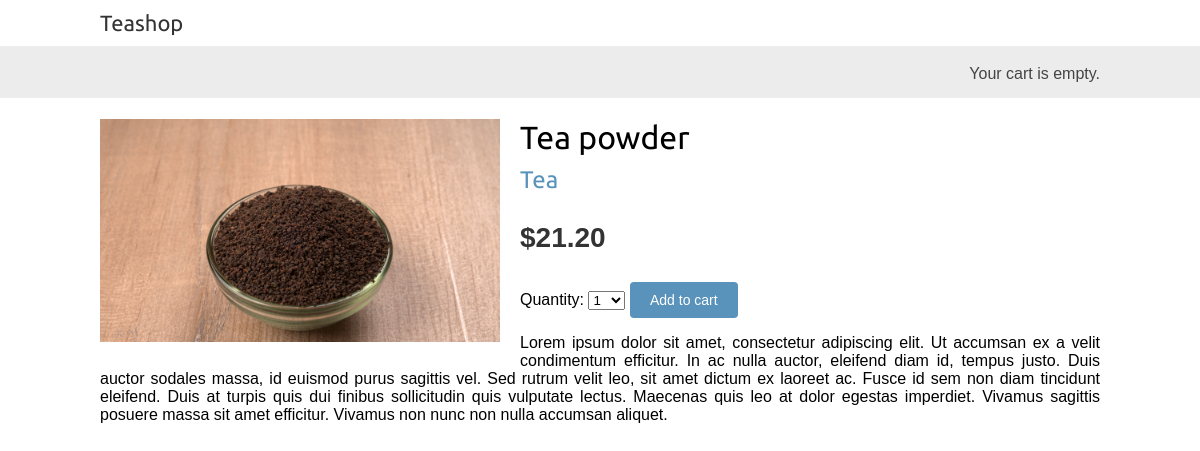
/3/tea-powder/, run on the app's committed database.
### shop/models.py (models this page shows, shortened)
class Product(models.Model):
    category = models.ForeignKey(Category,
                                 related_name='products',
                                 on_delete=models.CASCADE)
    name = models.CharField(max_length=200)
    slug = models.SlugField(max_length=200)
    image = models.ImageField(upload_to='products/%Y/%m/%d', blank=True)
    description = models.TextField(blank=True)
    price = models.DecimalField(max_digits=10, decimal_places=2)
    available = models.BooleanField(default=True)
    created = models.DateTimeField(auto_now_add=True)
    updated = models.DateTimeField(auto_now=True)
    class Meta:
        indexes = [
            models.Index(fields=['id', 'slug']),
            models.Index(fields=['name']),
            models.Index(fields=['-created'])
        ]
        ordering = ['name']

class Category(models.Model):
    name = models.CharField(max_length=200)
    slug = models.SlugField(max_length=200, unique=True)
    class Meta:
        indexes = [
            models.Index(fields=['name'])
        ]
        ordering = ['name']
        verbose_name = 'category'
        verbose_name_plural = 'categories'
    def __str__(self):
        return self.name
    def get_absolute_url(self):
        return reverse('shop:product_list_by_category', args=[self.slug])

### shop/views.py (the view)
# urls.py: path('<int:id>/<slug:slug>/', views.product_detail, name='product_detail')
def product_detail(request, id, slug):
    template_name = 'shop/product/detail.html'
    product = get_object_or_404(Product, id=id, slug=slug, available=True)
    cart_product_form = CartAddProductForm()
    context = {
        'product': product,
        'cart_product_form': cart_product_form
    }
    return render(request=request, template_name=template_name, context=context)

### cart/forms.py
class CartAddProductForm(forms.Form):
    quantity = forms.TypedChoiceField(choices=PRODUCT_QUANTITY_CHOICES,
                                      coerce=int)
    override = forms.BooleanField(required=False,
                                  initial=False,
                                  widget=forms.HiddenInput)

### cart/cart.py (called while the page is built)
    def __len__(self):
        return sum(item['quantity'] for item in self.cart.values())

### cart/context_processors.py (called while the page is built)
def cart(request: HttpRequest):
    return {'cart': Cart(request)}

### shop/templates/shop/product/detail.html (shortened to what this page needs)
{% extends 'shop/base.html' %}
{% load static %}
{% load thumbnail %}
{% block content %}
<div class="product-detail">
    {% if product.image %}{% thumbnail product.image 666x463 crop quality=100 as im %}{% endif %}
    <img src="{% if product.image %}{{ im.url }}{% else %}{% static 'img/no_image.png' %}{% endif %}">
    <h1>{{ product.name }}</h1>
    <h2>
        <a href="{{ product.category.get_absolute_url }}">
            {{ product.category }}
        </a>
    </h2>
    <p class="price">${{ product.price }}</p>
    <form action="{% url 'cart:cart_add' product.id %}" method="post">
        {{ cart_product_form }}
        <input type="submit" value="Add to cart">
    </form>
    {{ product.description|linebreaks }}
</div>
{% endblock %}

### static/css/base.css (style rules this page uses)
body { margin:0; padding:0; font-family:helvetica, sans-serif; }
h1, h2, h3, h4, h5 , h6 { font-family: 'Ubuntu', sans-serif; font-weight:normal; }
a { text-decoration:none; color:#5993bb; }
a.button, input[type="submit"] { color:#fff; background:#5993bb; border-radius:4px; padding:10px 20px; font-size:14px; border:0; }
.product-detail { text-align:justify; }
.product-detail .price { color:#333; font-size:28px; font-weight:bold; }
.product-detail img { width:40%; float:left; padding:0 20px 20px 0; }
.product-detail h1 { margin-bottom:0; }
.product-detail h2 { margin-top:10px; }

### data on the page
Product: name "Tea powder", category "Tea", price "21.20", description "Lorem ipsum dolor sit amet, consectetur adipiscing elit. Ut accumsan ex a velit condimentum efficitur. In ac nulla auctor, eleifend diam id, tempus justo. Duis auctor sodales massa, id euismod purus sagittis vel. Sed rutrum velit leo, sit amet dictum ex laoreet ac. Fusce id sem non diam tincidunt eleifend. Duis at turpis quis dui finibus sollicitudin quis vulputate lectus. Maecenas quis leo at dolor egestas imperdiet. Vivamus sagittis posuere massa sit amet efficitur. Vivamus non nunc non nulla accumsan aliquet."
